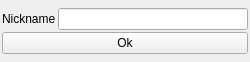
<?xml version="1.0" encoding="UTF-8"?>
<ui version="4.0">
 <class>InviteForm</class>
 <widget class="QWidget" name="InviteForm">
  <property name="windowModality">
   <enum>Qt::ApplicationModal</enum>
  </property>
  <property name="geometry">
   <rect>
    <x>0</x>
    <y>0</y>
    <width>250</width>
    <height>62</height>
   </rect>
  </property>
  <property name="minimumSize">
   <size>
    <width>250</width>
    <height>62</height>
   </size>
  </property>
  <property name="maximumSize">
   <size>
    <width>250</width>
    <height>62</height>
   </size>
  </property>
  <property name="windowTitle">
   <string>Input your nickname</string>
  </property>
  <layout class="QGridLayout" name="gridLayout_2">
   <property name="leftMargin">
    <number>2</number>
   </property>
   <property name="topMargin">
    <number>2</number>
   </property>
   <property name="rightMargin">
    <number>2</number>
   </property>
   <property name="bottomMargin">
    <number>2</number>
   </property>
   <property name="spacing">
    <number>2</number>
   </property>
   <item row="0" column="0">
    <layout class="QGridLayout" name="gridLayout">
     <property name="spacing">
      <number>2</number>
     </property>
     <item row="2" column="0" colspan="2">
      <widget class="QPushButton" name="ok_pushButton">
       <property name="text">
        <string>Ok</string>
       </property>
      </widget>
     </item>
     <item row="0" column="0">
      <widget class="QLabel" name="nickname_label">
       <property name="text">
        <string>Nickname</string>
       </property>
      </widget>
     </item>
     <item row="0" column="1">
      <widget class="QLineEdit" name="nickname_lineEdit"/>
     </item>
    </layout>
   </item>
  </layout>
 </widget>
 <resources/>
 <connections/>
</ui>
